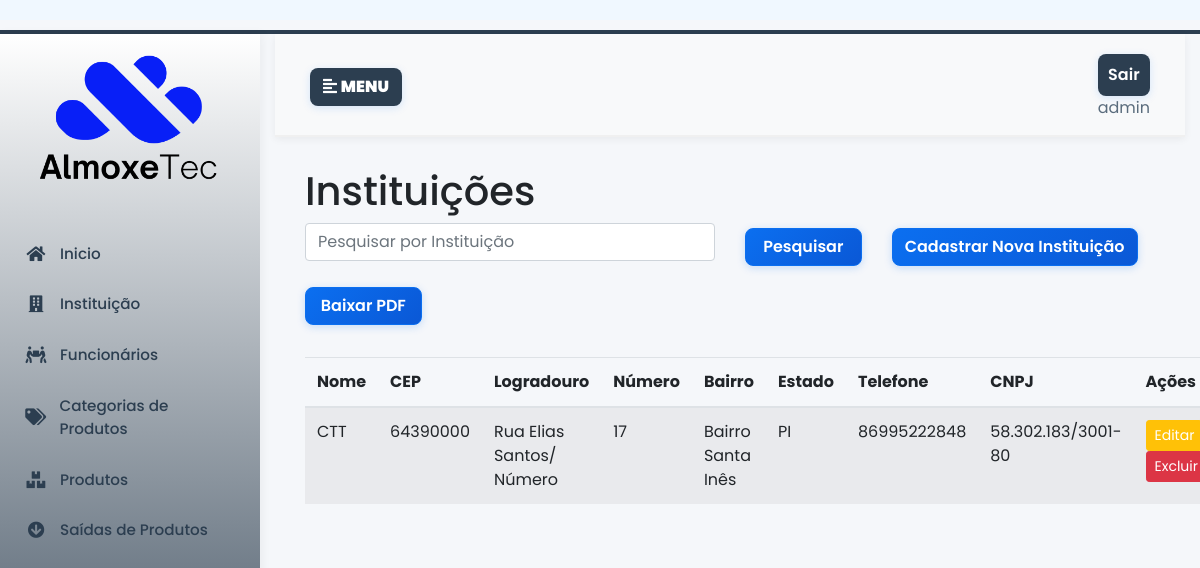
Screenshot of /instituicao/ (signed in) with the database file from the repository.
### almoxarifado/models.py (models this page shows, shortened)
class Instituicao(models.Model):
    nome = models.CharField(max_length=100, db_index=True)  # Índice para busca
    cep = models.CharField(max_length=9)
    logradouro = models.CharField(max_length=200)
    numero = models.CharField(max_length=10)
    bairro = models.CharField(max_length=100)
    cidade = models.CharField(max_length=100)
    estado = models.CharField(max_length=2)
    telefone = models.CharField(max_length=20)
    cnpj = models.CharField(max_length=18, unique=True)
    class Meta:
        ordering = ['nome']  # Ordenação padrão

### almoxarifado/views/instituicao.py (the view)
# urls.py: path('instituicao/', views.lista_instituicao, name='lista_instituicao'),
@login_required
def lista_instituicao(request):
    q = request.GET.get('q', '').strip()
    instituicoes = Instituicao.objects.all()
    if q:
        instituicoes = instituicoes.filter(Q(nome__icontains=q))
    paginator = Paginator(instituicoes, 10)  # 10 instituições por página
    page_number = request.GET.get('page')
    page_obj = paginator.get_page(page_number)
    return render(request, 'instituicao/lista.html', {'instituicoes': page_obj, 'page_obj': page_obj})

### almoxarifado/templates/instituicao/lista.html (shortened to what this page needs)
{% extends 'base.html' %} {% load static %} {% block content %}
<h1>Instituições</h1>
<div>
  <div>
    <form method="get">
      <div class="row mb-4">
        <div class="col-md-6 mb-2">
          <input type="text" name="q" class="form-control" placeholder="Pesquisar por Instituição"
            value="{{ request.GET.q }}" />
        </div>
        <div class="col-lg-2 mb-3">
          <button type="submit" class="btn btn-primary colorprimarybtn">
            Pesquisar
          </button>
        </div>
        <div class="col-lg-3 mb-3">
          <a href="{% url 'add_instituicao' %}" class="btn btn-primary colorprimarybtn">Cadastrar Nova Instituição</a>
        </div>
        <div class="col-lg-2 mb-2">
          <a href="{% url 'pdf_instituicao' %}" class="btn btn-primary colorprimarybtn">Baixar PDF</a>
        </div>
      </div>
    </form>
    <div>
      <table class="table table-striped">
        <thead>
          <tr>
            <th>Nome</th>
            <th>CEP</th>
            <th>Logradouro</th>
            <th>Número</th>
            <th>Bairro</th>
            <th>Estado</th>
            <th>Telefone</th>
            <th>CNPJ</th>
            <th>Ações</th>
          </tr>
        </thead>
        <tbody>
          {% for instituicao in instituicoes %}
          <tr>
            <td>{{ instituicao.nome }}</td>
            <td>{{ instituicao.cep }}</td>
            <td>{{ instituicao.logradouro }}</td>
            <td>{{ instituicao.numero }}</td>
            <td>{{ instituicao.bairro }}</td>
            <td>{{ instituicao.estado }}</td>
            <td>{{ instituicao.telefone }}</td>
            <td>{{ instituicao.cnpj }}</td>
            <td>
              <a href="{% url 'editar-instituicao' instituicao.pk %}" class="btn btn-sm btn-warning">Editar</a>
              <a href="{% url 'excluir-instituicao' instituicao.pk %}" class="btn btn-sm btn-danger"
                onclick="return confirm('Você tem certeza que deseja excluir a instituicao {{ instituicao.nome }}?')">Excluir</a>
            </td>
          </tr>
          {% empty %}
          <tr>
            <td colspan="9" class="text-center">
              Nenhuma instituição cadastrada
            </td>
          </tr>
          {% endfor %}
        </tbody>
      </table>
    </div>
  </div>
</div>
{% endblock content %}

### almoxarifado/templates/base.html (shortened to what this page needs)
{% load static %}
<!DOCTYPE html>
<html lang="pt-br">
<head>
  <link rel="stylesheet" href="https://maxcdn.bootstrapcdn.com/bootstrap/4.0.0/css/bootstrap.min.css"
 />
  <link rel="stylesheet" href="https://use.fontawesome.com/releases/v5.7.0/css/all.css"
 />
  <link rel="stylesheet" href="{% static 'css/style.css' %}" />
  <link rel="stylesheet" href="#" />
</head>
<body>
  <div style="background-color: aliceblue; padding: 10px; text-align: center;">
  </div>
  <div class="wrapper">
    <nav id="sidebar">
      <a href="{% url 'inicio' %}"><img src="{% static 'images/logo.png' %}" alt="Logo" width="220"></a>
      <ul class="list-unstyled components" class="menulink">
        <li>
          <a href="{% url 'inicio' %}" class="menulink"><i class="fa fa-home fa-fw"></i>Inicio</a>
        </li>
        <li>
          <a href="{% url 'lista_instituicao' %}" class="menulink"><i class="fa fa-building fa-fw"></i> Instituição
          </a>
        </li>
        <li>
          <a href="{% url 'lista_funcionario' %}" class="menulink"><i class="fa fa-people-carry fa-fw"></i>
            Funcionários</a>
        </li>
        <li>
          <a href="{% url 'listar_categorias' %}" class="menulink"><i class="fa fa-tags fa-fw"></i> Categorias de
            Produtos</a>
        </li>
        <li>
          <a href="{% url 'listar_produtos' %}" class="menulink"><i class="fa fa-boxes fa-fw"></i> Produtos</a>
        </li>
        <li>
          <a href="{% url 'saida_produto' %}" class="menulink"><i class="fa fa-arrow-circle-down fa-fw"></i> Saídas de
            Produtos
          </a>
      </ul>
    </nav>
    <div class="content container-fluid">
      <nav class="navbar navbar-expand-lg navbar-light bg-light">
        <div class="container-fluid">
          <button type="button" id="sidebarCollapse" class="btn color-menu">
            <i class="fas fa-align-left"></i>
            <span> <b>MENU</b></span>
          </button>
          <div class="collapse navbar-collapse" id="navbarSupportedContent">
            <ul class="nav navbar-nav ml-auto">
              <li class="nav-item ">
                <a class="nav-link btn color-menu" href="{% url 'logout' %}">Sair</a>
                <a href="#">{{ request.user.get_full_name|default:request.user.username }}</a>
              </li>
            </ul>
          </div>
        </div>
      </nav>
      <div class="content container-fluid">
        <div class="container-fluid">{% block content %}{% endblock %}</div>
      </div>
    </div>
  </div>
</body>
</html>

### static/css/style.css (style rules this page uses)
:root { --colorbasic: #0b6ff0; --colorbasic2: #0a58d6; --colortext: #2c3e50; --colortext-menu: #5a6c7d; --sidebar-bg: #ffffff; --sidebar-hover: #f0f7ff; --sidebar-active: #e3f2fd; }
body { font-family: 'Poppins', sans-serif; background: #f5f7fa; height: 100vh; }
#sidebar { min-width: 260px; max-width: 260px; min-height: 100vh; background: linear-gradient(180deg, #ffffff, var(--colortext) ); color: var(--colortext); transition: all 0.3s; box-shadow: 2px 0 10px rgba(0, 0, 0, 0.05); }
#sidebar ul.components { padding: 15px 0; border-color: transparent !important; }
#sidebar ul li { margin: 4px 8px; }
#sidebar ul li a { padding: 12px 16px; font-size: 0.95em; display: flex; align-items: center; border-radius: 8px; transition: all 0.2s ease; color: var(--colortext); font-weight: 500; }
#sidebar ul li a i { width: 24px; margin-right: 12px; font-size: 1.1em; color: var(--colortext); }
.colorprimarybtn { background: linear-gradient(135deg, var(--colorbasic), var(--colorbasic2)); border-color: var(--colorbasic) !important; color: #fff; margin-top: 5px; min-width: 100%; border-radius: 8px; font-weight: 600; box-shadow: 0 2px 8px rgba(11, 111, 240, 0.2); transition: all 0.3s ease; }
.color-menu { background: var(--colortext); color: #fff !important; margin-top: 5px; border-radius: 8px; font-weight: 600; box-shadow: 0 2px 8px rgba(11, 111, 240, 0.15); transition: all 0.3s ease; }
a.colorprimarybtn:link, a.colorprimarybtn:visited { text-decoration: none; color: #fff; }
a, a:hover, a:focus { color: inherit; text-decoration: none; transition: all 0.3s; }
a:link, a:visited { text-decoration: none; color: var(--colortext-menu); }
a.menulink:link, a.menulink:visited { text-decoration: none; color: var(--colortext); }
.navbar { padding: 15px 20px; background: #fff; border: none; border-radius: 0; margin-bottom: 30px; box-shadow: 0 2px 8px rgba(0, 0, 0, 0.06); border-bottom: 2px solid #f0f0f0; }
.wrapper { position:absolute; margin-top: 10px; border-top: 4px solid; border-bottom: 4px solid; border-color: var(--colortext); display: flex; width: 100%; align-items: stretch; }
#sidebar > a { display: block; text-align: center; padding: 20px 15px; border-radius: 0 0 20px 20px; margin-bottom: 10px; }
#sidebar > a img { max-width: 100%; height: auto; transition: transform 0.3s ease; }
.btn-warning, .btn-warning:hover, .btn-warning:focus, .btn-warning:active { color: #fff !important; }
.btn-danger, .btn-danger:hover, .btn-danger:focus, .btn-danger:active { color: #fff !important; }
.btn-primary, .btn-primary:hover, .btn-primary:focus, .btn-primary:active { color: #fff !important; }
.table-striped tr { min-width: 200px; }
.container-fluid { min-width: 300px; }

### rows the page displays
Instituicao: nome "CTT", cep "64390000", logradouro "Rua Elias Santos/ Número", numero "17", bairro "Bairro Santa Inês", estado "PI", telefone "86995222848", cnpj "58.302.183/3001-80"

### other values shown
{{ request.user.get_full_name|default:request.user.username }} "admin"
